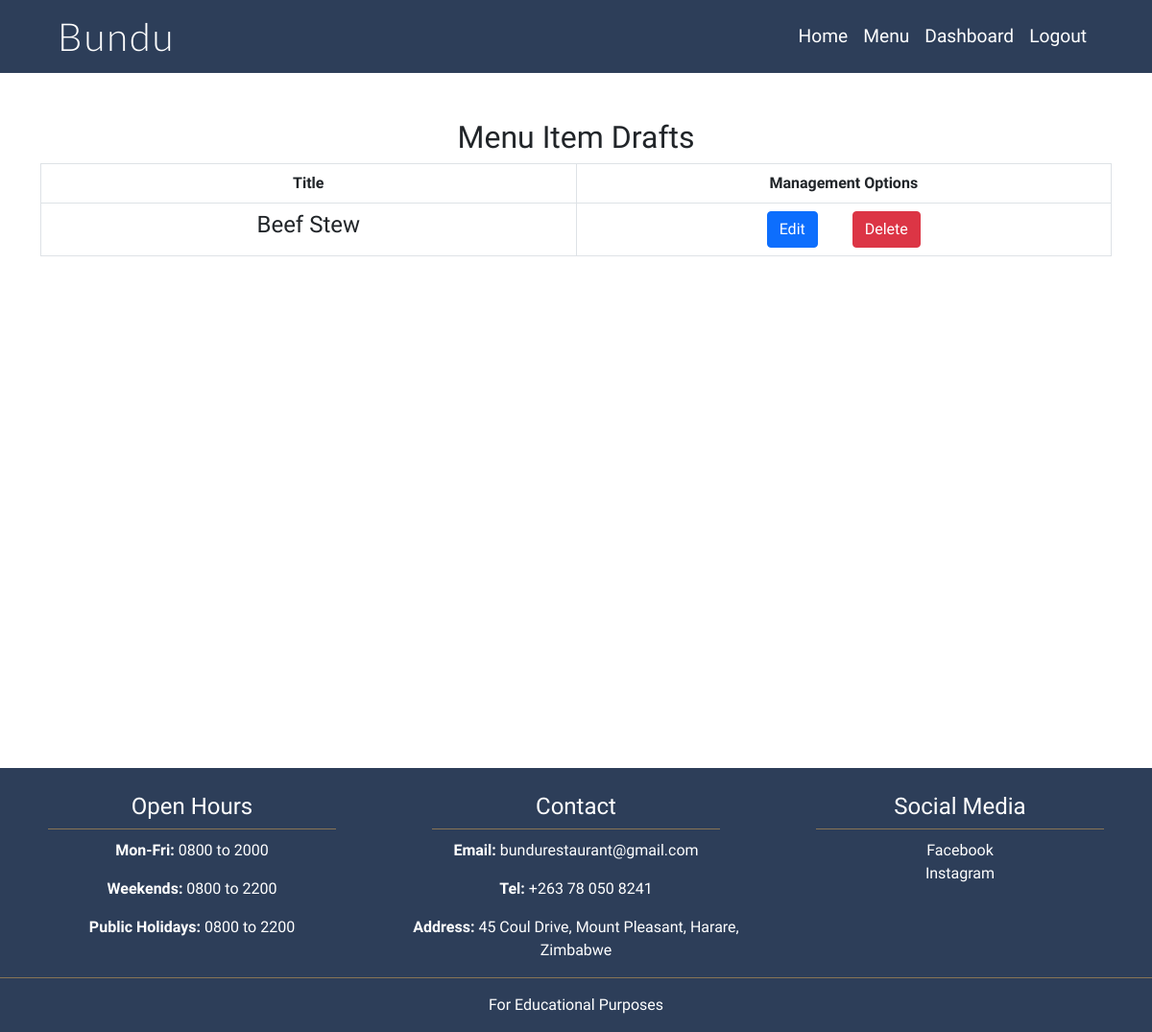
Page /menu/drafts/ (signed in) on the earlier database version.
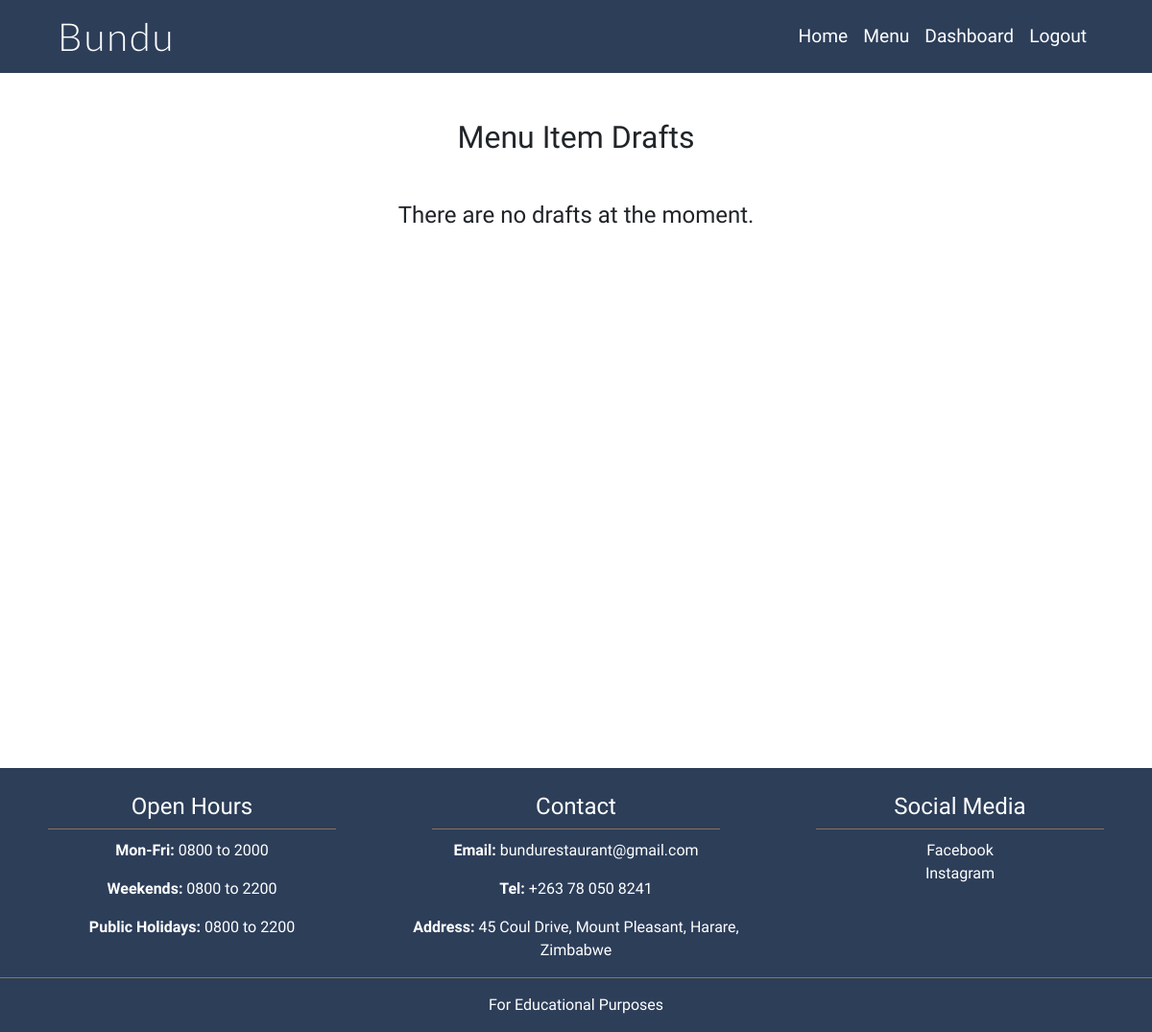
Same page on the later database version.
### menu/models.py (models this page shows, shortened)
class MenuItem(models.Model):
    title = models.CharField(max_length=200, unique=True)
    featured_image = CloudinaryField(
        'image', default='default-menu-image_eeth2z.png'
        )
    description = models.TextField(default='Menu item description')
    available = models.BooleanField(default=True)
    price = models.DecimalField(
        null=True, max_digits=4, decimal_places=2, default='00.00'
        )
    category = models.CharField(
        choices=MENU_CATEGORIES, default='main', max_length=7
        )
    status = models.IntegerField(choices=STATUS, default=0)

### menu/views.py (the view)
# urls.py: path('menu/drafts/', views.menu_drafts, name='menu_drafts'),
def menu_drafts(request):
    if request.user.is_staff:
        menu_drafts = MenuItem.objects.filter(status=0)
        context = {
            'menu_drafts': menu_drafts,
        }
        return render(request, 'menu_drafts.html', context)
    else:
        messages.warning(
            request,
            ("Only logged in staff members can view this page")
            )
        return redirect('home')

### menu/templates/menu_drafts.html
{% extends "base.html" %}
{% block content %}
<div class="container below-nav fill-screen pt-5">
    <h2 class="text-center">Menu Item Drafts</h2>
    {% if menu_drafts %}
    <table class="table tabel-striped table-hover table-bordered text-center">
        <thead>
            <tr>
                <th class="w-50" scope="col">Title</th>
                <th class="w-50" scope="col">Management Options</th>
            </tr>
        </thead>
        {% for menu_draft in menu_drafts %}
            <tr>
                <td><h4>{{ menu_draft.title }}</h4></td>
                <td>
                    <span><a class="btn btn-primary me-md-3" href="#">Edit</a></span>
                    <span><a class="btn btn-danger ms-md-3" href="#">Delete</a></span>
                </td>
            </tr>
        {% endfor %}
    </table>
    {% else %}
    <h4 class="text-center mt-5">There are no drafts at the moment.</h4>
    {% endif %}
</div>
{%endblock%}

Differences in the rows shown:
removed MenuItem: title "Beef Stew"
Other differences:
text no longer shown: "Title Management Options"
text now shown: "There are no drafts at the moment."
